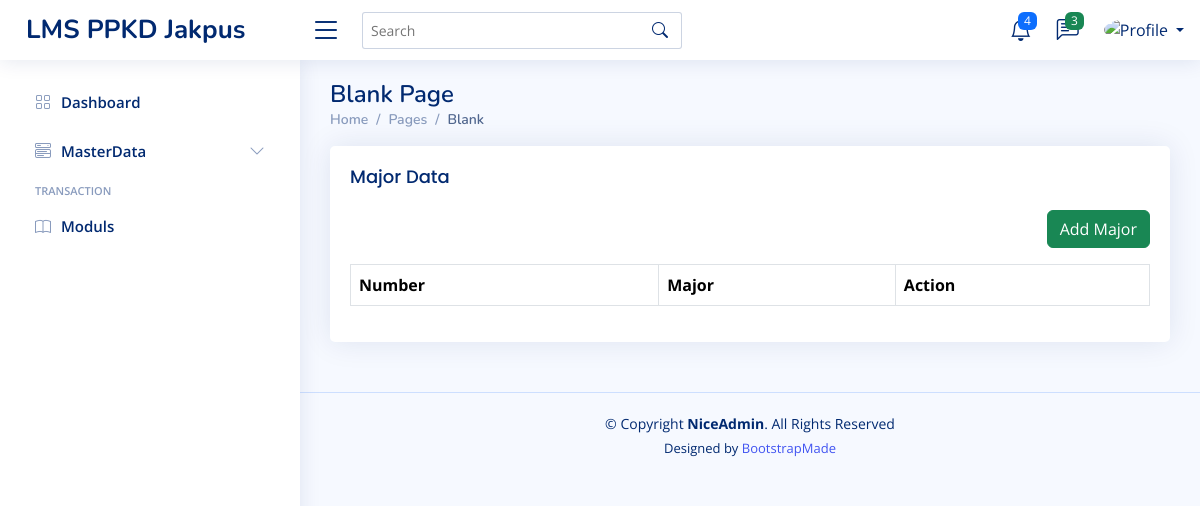
The page /home.php?page=/maj/major on the database as committed earlier.
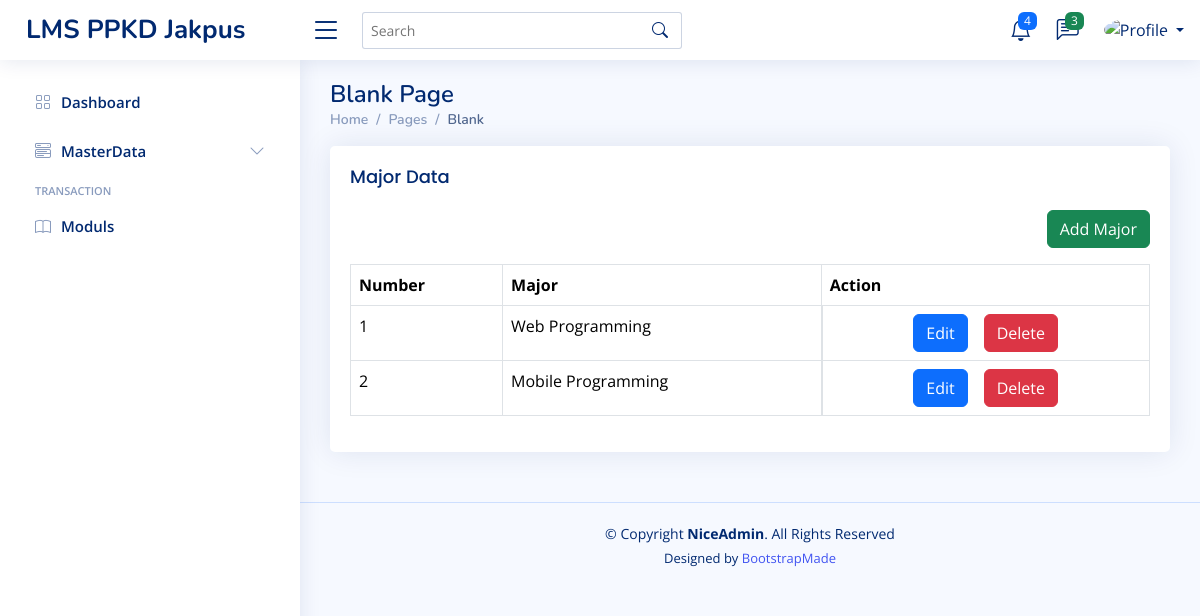
The same page on the database as committed later.
### tables this page shows
CREATE TABLE `majors` (
  `major_id` int(11) NOT NULL,
  `major_name` varchar(50) NOT NULL,
  `created_at` timestamp NOT NULL DEFAULT current_timestamp(),
  `updated_at` timestamp NULL DEFAULT NULL ON UPDATE current_timestamp(),
  `deleted_at` int(4) NOT NULL DEFAULT 0
);

### content/maj/major.php (the view)
<?php
$query = mysqli_query($config, "SELECT * FROM majors WHERE deleted_at = 0 ORDER BY major_id DESC");
$row = mysqli_fetch_all($query, MYSQLI_ASSOC);
?>
<div class="row">
    <div class="col-12">
        <div class="card">
            <div class="card-body ">
                <h5 class="card-title">Major Data</h5>
                <div class="mb-3" align="right">
                    <a href="?page=/maj/add_major" class="btn btn-success">Add Major</a>
                </div>
                <div class="table-responsive">
                    <table class="table table-bordered">
                        <thead class="">
                            <tr>
                                <th>Number</th>
                                <th>Major</th>
                                <th>Action</th>
                            </tr>
                        </thead>
                        <tbody>
                            <?php foreach ($row as $key => $major) : ?>
                                <tr>
                                    <td><?= $key += 1 ?></td>
                                    <td><?= $major['major_name'] ?></td>
                                    <td class="d-flex justify-content-center">
                                        <a href="?page=/maj/add_major&edit=<?= $major['major_id'] ?>"
                                            class="btn btn-primary me-2 ms-2">Edit</a>
                                        <a onclick="return confirm('Are you Sure want to delete this data??')"
                                            href="?page=maj/add_major&delete=<?= $major['major_id'] ?>"
                                            class="btn btn-danger me-2 ms-2">Delete</a>
                                    </td>
                                </tr>
                            <?php endforeach ?>
                        </tbody>
                    </table>
                </div>
            </div>
        </div>
    </div>
</div>

Rows that differ between the two databases and show on the page:
added majors: key "1", major_name "Web Programming"
added majors: key "2", major_name "Mobile Programming"
